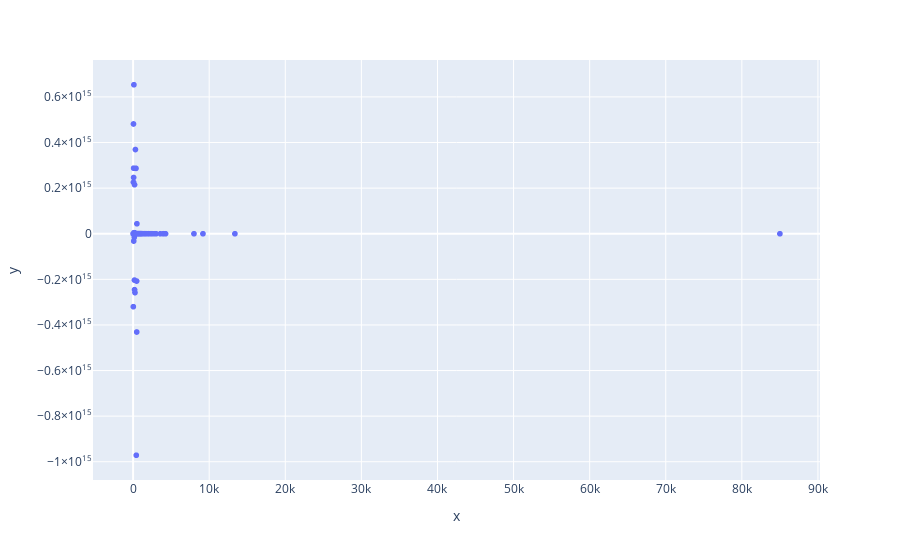

The notebook cell saved with this chart:
### Code cell
# let's plot the predictions vs. the actual values
px.scatter(x=y_test, 
           y=y_pred_test
           )

### Figure 1 — Plotly figure (JSON) as saved in the notebook; plotly's stock layout.template omitted (floating-point values rounded to 4 significant figures; data arrays with more than 128 entries replaced by an {"elided": "..."} marker saying what was removed)
{"data": [{"hovertemplate": "x=%{x}<br>y=%{y}<extra></extra>", "legendgroup": "", "marker": {"color": "#636efa", "symbol": "circle"}, "mode": "markers", "name": "", "showlegend": false, "type": "scattergl", "x": {"elided": "4637 int values"}, "xaxis": "x", "y": {"elided": "4637 float values"}, "yaxis": "y"}], "layout": {"legend": {"tracegroupgap": 0}, "margin": {"t": 60}, "xaxis": {"anchor": "y", "domain": [0, 1], "title": {"text": "x"}}, "yaxis": {"anchor": "x", "domain": [0, 1], "title": {"text": "y"}}}}
